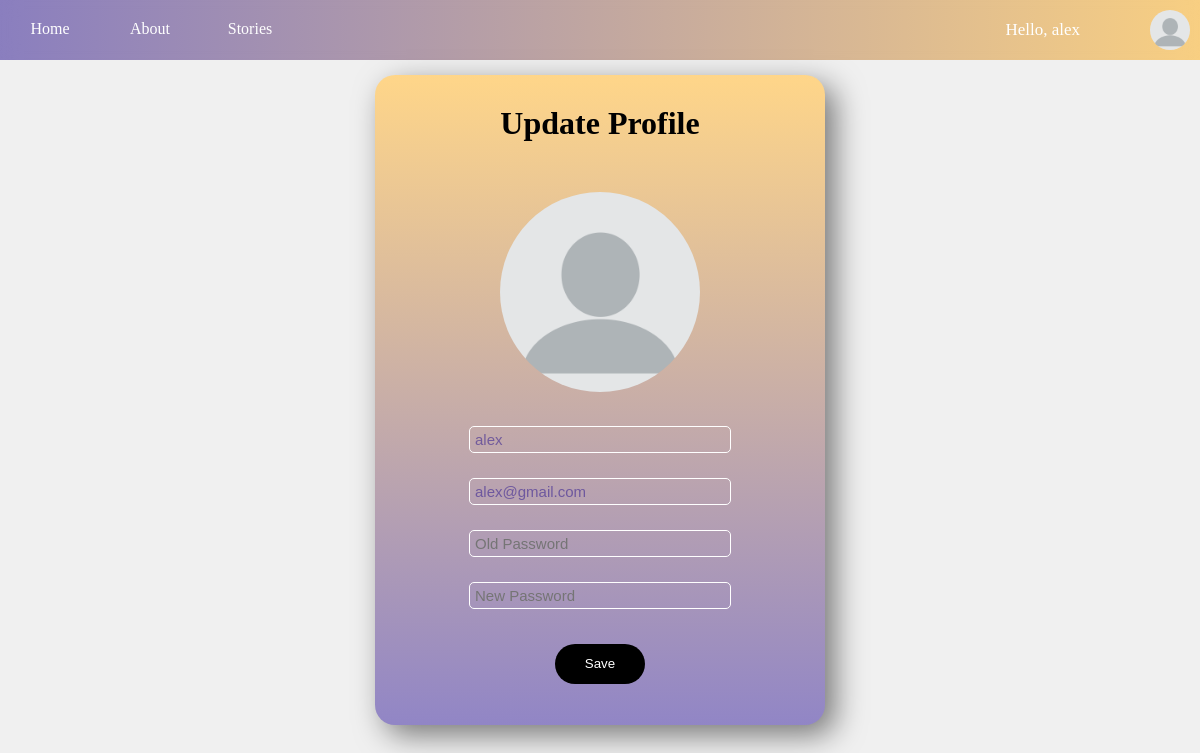
/update/ (signed in), run on the app's committed database.
### account/models.py (models this page shows, shortened)
class Account(AbstractBaseUser):
	username 				= models.CharField(verbose_name="username", max_length=30, unique=True)
	email 					= models.EmailField(verbose_name="email", max_length=60, unique=True)
	profile_picture         = models.ImageField(upload_to='profile_pictures/', blank=True)
	date_joined				= models.DateTimeField(verbose_name='date joined', auto_now_add=True)
	last_login				= models.DateTimeField(verbose_name='last login', auto_now=True)
	is_admin				= models.BooleanField(default=False)
	is_active				= models.BooleanField(default=True)
	is_staff				= models.BooleanField(default=False)
	is_superuser			= models.BooleanField(default=False)
	USERNAME_FIELD = 'email'
	REQUIRED_FIELDS = ['username']
	objects = MyAccountManager()

### account/views.py (the view)
# urls.py: path('update/', update_view, name='update'),
def update_view(request):
	context = {}
	if request.method == 'POST':
		form = UpdateForm(request.POST, request.FILES)
		user = request.POST.get('username')
		email = request.POST.get('email')
		image = request.FILES.get('image')
		old_password = request.POST.get('old_pass')
		new_password = request.POST.get('new_pass')
		member = Account.objects.get(username=request.user.username)
		if user != member.username and Account.objects.filter(username=user).exists():
			context['username_error'] = "Username already exists!"
		elif email != member.email and Account.objects.filter(email=email).exists():
			context['email_error'] = "Email already exists!"
		elif not check_password(old_password, member.password) and new_password:
			context['password_error'] = "Old password is incorrect!"
		else:
			old_username = member.username
			member.username = user
			member.email = email
			if image:
				member.profile_picture = image
			if new_password:
				member.set_password(new_password)  # This hashes and sets the new password
			member.save()
			change_storybook_username(old_username, user)
			update_session_auth_hash(request, member)
			return redirect("stories")
	else:
		form = UpdateForm()
	context['form'] = form
	return render(request, 'account/update.html', context)

### account/forms.py
class UpdateForm(forms.Form):
    username = forms.CharField(max_length=100)
    email = forms.EmailField()
    image = forms.ImageField()

### account/templates/account/update.html (shortened to what this page needs)
{% extends 'base.html' %}
{% load static %}
{% block content %}
<div id="close_update" class="update_container">
    <div class="update_form_container">
        <div class="main_panel">
            <form id="update_form" method="post" enctype="multipart/form-data"> {% csrf_token %}
            {% if request.user.profile_picture %}
            <img class="profile_picture" src="{{ request.user.profile_picture.url }}" alt="">
            {% else %}
            <img class="profile_picture" src="{% static 'default_profile.png' %}" alt="">
            {% endif %}
            {% if username_error %}
            <input class="inputFields giggle-effect error_field" id="username" name="username" placeholder="{{ username_error }}" autocomplete="off">
            {% else %}
            <input class="inputFields" id="username" name="username" value="{{ request.user.username }}" autocomplete="off">
            {% endif %}
            {% if email_error %}
            <input class="inputFields giggle-effect error_field" id="email" name="email" placeholder="{{ email_error }}" autocomplete="off">
            {% else %}
            <input class="inputFields" id="email" name="email" value="{{ request.user.email }}" autocomplete="off">
            {% endif %}
            {% if password_error %}
            <input type="password" class="inputFields giggle-effect error_field" name="old_pass" autocomplete="off" placeholder="{{ password_error }}">
            {% else %}
            <input type="password" class="inputFields" name="old_pass" autocomplete="off" placeholder="Old Password">
            {% endif %}
            <input type="password" class="inputFields" id="new_password" name="new_pass" autocomplete="off" placeholder="New Password">
            <input class="btn" id="save_btn" type="submit" value="Save">
            </form>
        </div>
        <div class="top_panel"><h1>Update Profile</h1></div>
    </div>
</div>
{% endblock content %}

### templates/base.html (shortened to what this page needs)
{% load static %}
<!DOCTYPE html>
<html>
    <head>
        <link rel="stylesheet" href="https://cdnjs.cloudflare.com/ajax/libs/font-awesome/4.7.0/css/font-awesome.min.css">
        <link rel="stylesheet" type="text/css" href="{% static 'base.css' %}">
    </head>
    <body>
        <div class="top_nav">
            <a class="top_nav_btn" href="{% url 'home' %}">Home</a>
            <a class="top_nav_btn">About</a>
            {% if request.user.is_authenticated %}
            <a class="top_nav_btn" href="{% url 'stories' %}">Stories</a>
            <div class="user_name_sec">
                <p>Hello, {{request.user.username}}</p>
            </div>
            <div class="profile_sec">
                {% if request.user.profile_picture %}
                <img class="profile" src="{{ request.user.profile_picture.url }}" alt="Profile Picture">
                {% else %}
                <img class="profile" src="{% static 'default_profile.png' %}" alt="Profile Picture">
                {% endif %}
            </div>
            {% else %}
            <a class="top_nav_btn" href="{% url 'register' %}">Sign up</a>
            <a id="login_btn" class="top_nav_btn" class="profile_sec" href="{% url 'login' %}">Log in</a>
            {% endif %}
        </div>
        {% block content %}
        {% endblock content %}
    </body>
</html>

### static/base.css (style rules this page uses)
body { margin: 0; background-color: rgb(240, 240, 240); }
.top_nav { position: fixed; top: 0; display: grid; grid-template-columns: 100px 100px 100px auto 100px; width: 100%; height: 60px; background: linear-gradient(to right, rgba(36, 13, 141, 0.5), rgba(255, 173, 20, 0.5)); backdrop-filter: blur(10px); z-index: 4; }
.top_nav_btn { position: relative; display: block; color: white; margin: 20px; padding: 0; text-align: center; cursor: pointer; text-decoration: none; }
.top_nav .user_name_sec { grid-column: 4; }
.top_nav .user_name_sec p { position: relative; text-align: center; color: rgb(255, 255, 255); margin: 20px; font-size: 17px; float: right; }
.top_nav .profile_sec { grid-column: 5; }
.top_nav .profile_sec .profile { position: relative; float: right; margin: 10px; border-radius: 50px; width: 40px; height: 40px; cursor: pointer; }

### account/templates/account/update.html (style rules this page uses)
.profile_picture { width: 200px; height: 200px; margin: 5%; border-radius: 50%; }
.update_container { position: fixed; top: 0; width: 100%; height: 100%; display: flex; justify-content: center; align-items: center; }
.update_form_container { display: grid; grid-template-rows: 15% 85%; background: linear-gradient(to bottom, rgba(255, 173, 20, 0.5), rgba(36, 13, 141, 0.5)); width: 450px; min-width: 450px; height: 650px; background-color: white; box-shadow: 10px 10px 30px rgba(0, 0, 0, 0.5); border-radius: 20px; transition: visibility 0s 0.5s, opacity 0.5s linear, transform 0.3s ease-out; }
#update_form { text-align: center; }
.inputFields { width: 50%; min-width: 250px; height: 15px; border: 1px solid white; outline: none; margin: 10px 0px 15px 0px; padding: 5px; color: rgba(36, 13, 141, 0.5); background-color: transparent; font-size: 15px; border-radius: 5px; }
.top_panel { grid-row: 1; grid-column: span 2; display: flex; align-items: center; justify-content: center; }
.main_panel { grid-column: 2; grid-row: 2; padding: 0px 30px 30px 30px; border-radius: 0px 20px 20px 0px; display: grid; grid-template-columns: 100%; }
.main_panel form { grid-row: 1; }
.btn { color: white; width: 90px; height: 40px; margin: 20px; padding: 10px; text-align: center; border: none; background-color: black; border-radius: 30px; cursor: pointer; text-decoration: none; }

### data on the page
Account: user.username "alex", username "alex", email "alex@gmail.com"
